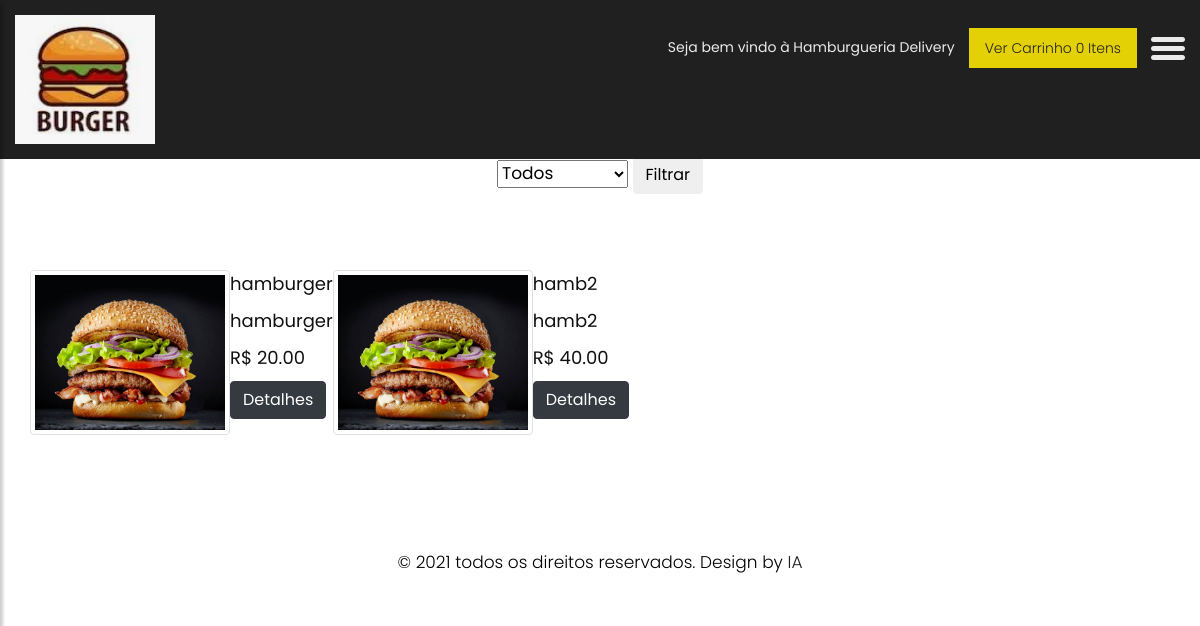
The app's page /, older data.
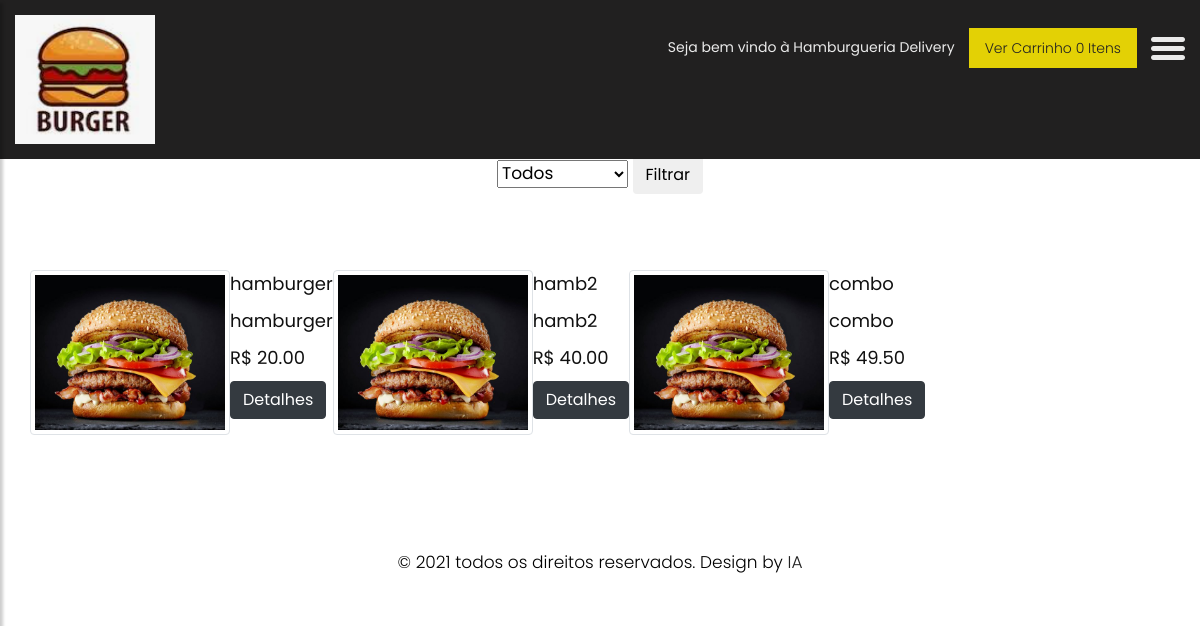
The same page, newer data.
### main.py (models this page shows)
class emp(db.Model):
    __tablename__ = "empresa"
    id = db.Column(db.Integer, primary_key=True)
    nome = db.Column(db.String(4096))
    tel = db.Column(db.String(4096))
    imagens = db.Column(db.String(4096))
    login = db.Column(db.String(4096))
    senha = db.Column(db.String(4096))

class prod(db.Model):
    __tablename__ = "produtos"
    ID = db.Column(db.Integer, primary_key=True)
    id_cat = db.Column(db.String(4096))
    Nome = db.Column(db.String(4096))
    desc = db.Column(db.String(4096))
    valor = db.Column(db.Float(100))
    imagens = db.Column(db.String(100))

### main.py (the view)
@app.route("/", methods=["GET"])
def get_product_by_id():
    if not session.get('username'): #if 'username' not in session:
        string.ascii_lowercase # abcdefghijklmnopqrstuvwxyz
        string.ascii_uppercase # ABCDEFGHIJKLMNOPQRSTUVWXYZ
        tam = 10
        valores = string.ascii_lowercase + string.ascii_uppercase
        senha = ''
        for i in range(tam):
            senha += choice(valores)
        x = datetime.datetime.now()
        session['username'] = senha #last_item
        session['time'] = x #last_item
    senha = session['username']
    print("senha"+senha)
    dados2 = emp.query.all()
    dados = prod.query.all()
    catt = cat.query.all()
    cont = pedidos.query.order_by(pedidos.sub_total).filter_by(id_venda=senha).count()
    return render_template("listpedidos.html",a=dados, b=dados2, senha=senha, catt=catt, cont=cont)

### main.py (called while the page is built)
@app.template_filter()
def currencyFormat(value):
    value = float(value)
    return "R$ {:,.2f}".format(value)

### templates/listpedidos.html (shortened to what this page needs)
<!DOCTYPE html>
<html lang="en">
<head>
    <link rel="stylesheet" href="static/css/bootstrap.min.css">
    <link rel="stylesheet" href="static/css/owl.carousel.min.css">
    <link rel="stylesheet" href="static/css/style.css">
    <link rel="stylesheet" href="static/css/responsive.css">
    <link rel="stylesheet" href="https://cdnjs.cloudflare.com/ajax/libs/font-awesome/4.7.0/css/font-awesome.min.css">
</head>
<body class="main-layout">
    <div class="wrapper">
    <div id="content">
    <header>
        <div class="container-fluid">
            <div class="row">
                <div class="col-md-3">
                    <div class="full">
                        <a class="logo" href="/"><img src="{% for social in b %}
                          {{social.imagens}}
                      {% endfor %}" alt="#" /></a>
                    </div>
                </div>
                <div class="col-md-9">
                    <div class="full">
                        <div class="right_header_info">
                            <ul>
                                <li class="dinone">Seja bem vindo à {% for social in b %}  {{social.nome}}  {% endfor %}</li>
                                  <li class="button_user"><a class="button active" href="carrinho">Ver Carrinho {{cont}} Itens</a></li>
                                <li>
                                    <button type="button" id="sidebarCollapse">
                                        <img src="static/images/menu_icon.png" alt="#">
                                    </button>
                                </li>
                            </ul>
                        </div>
                    </div>
                </div>
            </div>
        </div>
    </header>
 {% block content %}
<div class="about">
    <div class="container">
      <div class="row">
         <div class="col-md-12">
             <div class="title">
                <i><img src="images/title.png" alt="#"/></i>
                <h2></h2>
                <span> <form action="/filtrar" method="POST" enctype = "multipart/form-data" class="form-group">
                           <select  name="id_cat">
                            <option value="all">Todos
                            {% for o in catt %}
                            <option value="{{o.categoria}}">{{ o.categoria }}
                            {% endfor %}
                          </select>
                      <input type="submit" class="btn btn " value="Filtrar">
                  </form>
                </span>
             </div>
          </div>
       </div>
    </div>
</div>
<div class="container">
      <div class="row">
      {% for social in a %}
        <img src="{{social.imagens}}"  alt="Related Book 1" class="img-thumbnail" width="200" height="300">
        <form name="form" action="/detalhes" method="POST" class="form-group">
                  <input  type="hidden" name="produtos" value="{{social.Nome}}"><h3>{{social.Nome}}</h3>
                  <h3>{{social.desc}}</h3> <input class="form-control" type="hidden" name="desc">
                  <h3>{{social.valor | currencyFormat}}</h3> <input class="form-control" id="valor"  type="hidden" name="valor" value="{{social.valor }}">
                  <input class="btn btn-dark "  type="submit" onclick="myFunction()" value="Detalhes">
        </form>
        {% endfor %}
  </div>
</div>
{% endblock %}
    <fooetr>
            <div class="copyright">
                <div class="container">
                    <p>© 2021 todos os direitos reservados. Design by <a href="https://html.design/">IA</a></p>
                </div>
            </div>
    </fooetr>
    </div>
    </div>
</body>
</html>

### static/css/style.css (style rules this page uses)
body { color: #666666; font-size: 14px; font-family: 'poppins', sans-serif; line-height: 1.80857; font-weight: normal; }
a { color: #1f1f1f; text-decoration: none !important; outline: none !important; -webkit-transition: all .3s ease-in-out; -moz-transition: all .3s ease-in-out; -ms-transition: all .3s ease-in-out; -o-transition: all .3s ease-in-out; transition: all .3s ease-in-out; }
h1, h2, h3, h4, h5, h6 { letter-spacing: 0; font-weight: normal; position: relative; padding: 0 0 10px 0; font-weight: normal; line-height: normal; color: #111111; margin: 0 }
h2 { font-size: 22px }
h3 { font-size: 18px }
*, *::after, *::before { -webkit-box-sizing: border-box; -moz-box-sizing: border-box; box-sizing: border-box; }
ul, li, ol { margin: 0px; padding: 0px; list-style: none; }
p { margin: 0px; font-weight: 300; font-size: 15px; line-height: 24px; }
a { color: #222222; text-decoration: none; outline: none !important; }
a, .btn { text-decoration: none !important; outline: none !important; -webkit-transition: all .3s ease-in-out; -moz-transition: all .3s ease-in-out; -ms-transition: all .3s ease-in-out; -o-transition: all .3s ease-in-out; transition: all .3s ease-in-out; }
img { max-width: 100%; height: auto; }
button { border: 0; margin: 0; padding: 0; cursor: pointer; }
.full { float: left; width: 100%; }
.full { width: 100%; float: left; margin: 0; padding: 0; }
header { min-height: 90px; background: #212020; padding: 15px 0; position: fixed; width: 100%; top: 0; left: 0; z-index: 998; }
header .container-fluid { max-width: 1850px; }
.right_header_info { width: 100%; float: left; padding: 20px 0 0; }
.right_header_info ul { list-style: none; padding: 0; margin: 0; float: right; }
.right_header_info ul li { display: inline; font-size: 16px; margin-left: 45px; color: #eaeaea; font-weight: 400; float: left; }
.right_header_info ul li a { color: #eaeaea; font-weight: 300; }
.button_user a { float: left; min-width: 75px; height: 35px; text-align: center; line-height: 35px; position: relative; top: -3px; padding: 0 15px; margin: 0 2px; }
.button_user a { float: left; min-width: 75px; height: 40px; text-align: center; line-height: 38px; position: relative; top: -7px; padding: 0 15px; margin: 0 2px; border: solid #eaeaea 1px; }
.button_user a:hover, .button_user a:focus, .button_user a.active { background: #e3d105; color: #fff; border-color: #e3d105; color: #222; }
#sidebarCollapse { background: transparent; }
.about { padding-top: 90px; }
.title { text-align: center; padding-bottom: 60px; }
.title h2 { font-size: 45px; font-weight: 500; line-height: 40px; color: #191918; padding: 20px 0px; }
.title span { color: #191918; font-size: 17px; line-height: 20px; display: block; }
.copyright { background: #fff; margin-top: 90px; }
.copyright p { color: #000; text-align: center; padding: 25px 0px; font-size: 17px; }
#sidebarCollapse { background: transparent; padding: 0; border: none; }

### static/css/responsive.css (style rules this page uses)
@media (min-width: 1200px) and (max-width: 1500px) { .right_header_info ul li { font-size: 14px; margin-left: 12px; } }

Row changes from the older to the newer data that the page shows:
added prod: imagens (picture), Nome "combo", desc "combo", valor "R$ 49.50"
